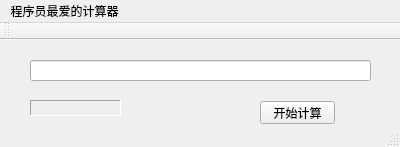
<?xml version="1.0" encoding="UTF-8"?>
<ui version="4.0">
 <class>MainWindow</class>
 <widget class="QMainWindow" name="MainWindow">
  <property name="geometry">
   <rect>
    <x>0</x>
    <y>0</y>
    <width>400</width>
    <height>147</height>
   </rect>
  </property>
  <property name="windowTitle">
   <string>MainWindow</string>
  </property>
  <widget class="QWidget" name="centralWidget">
   <widget class="QLabel" name="calculateResult">
    <property name="geometry">
     <rect>
      <x>30</x>
      <y>60</y>
      <width>91</width>
      <height>16</height>
     </rect>
    </property>
    <property name="frameShape">
     <enum>QFrame::Panel</enum>
    </property>
    <property name="frameShadow">
     <enum>QFrame::Sunken</enum>
    </property>
    <property name="text">
     <string/>
    </property>
   </widget>
   <widget class="QLineEdit" name="lineEdit">
    <property name="geometry">
     <rect>
      <x>30</x>
      <y>20</y>
      <width>341</width>
      <height>21</height>
     </rect>
    </property>
   </widget>
   <widget class="QPushButton" name="beginCal">
    <property name="geometry">
     <rect>
      <x>260</x>
      <y>61</y>
      <width>75</width>
      <height>23</height>
     </rect>
    </property>
    <property name="text">
     <string>开始计算</string>
    </property>
   </widget>
  </widget>
  <widget class="QMenuBar" name="menuBar">
   <property name="geometry">
    <rect>
     <x>0</x>
     <y>0</y>
     <width>400</width>
     <height>23</height>
    </rect>
   </property>
   <widget class="QMenu" name="menu">
    <property name="title">
     <string>程序员最爱的计算器</string>
    </property>
   </widget>
   <addaction name="menu"/>
  </widget>
  <widget class="QToolBar" name="mainToolBar">
   <attribute name="toolBarArea">
    <enum>TopToolBarArea</enum>
   </attribute>
   <attribute name="toolBarBreak">
    <bool>false</bool>
   </attribute>
  </widget>
  <widget class="QStatusBar" name="statusBar"/>
 </widget>
 <layoutdefault spacing="6" margin="11"/>
 <resources/>
 <connections/>
</ui>
